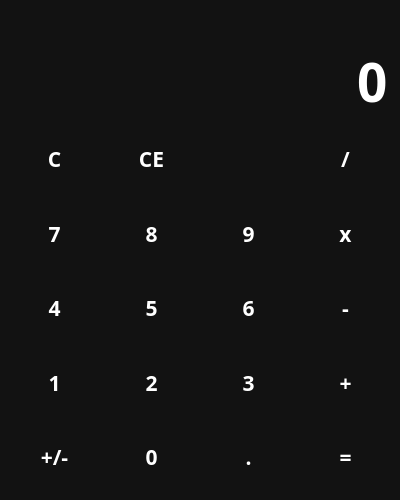
<?xml version="1.0" encoding="UTF-8"?>
<ui version="4.0">
 <class>MainWindow</class>
 <widget class="QMainWindow" name="MainWindow">
  <property name="geometry">
   <rect>
    <x>0</x>
    <y>0</y>
    <width>400</width>
    <height>500</height>
   </rect>
  </property>
  <property name="minimumSize">
   <size>
    <width>400</width>
    <height>500</height>
   </size>
  </property>
  <property name="cursor">
   <cursorShape>PointingHandCursor</cursorShape>
  </property>
  <property name="windowTitle">
   <string>Calculator</string>
  </property>
  <property name="windowIcon">
   <iconset>
    <normaloff>icons/outline_calculate_black_24dp.png</normaloff>icons/outline_calculate_black_24dp.png</iconset>
  </property>
  <property name="windowOpacity">
   <double>1.000000000000000</double>
  </property>
  <property name="styleSheet">
   <string notr="true">QWidget{
    color: white;
    background-color: #121212;
    font-family: Rubik;
    font-size: 16pt;
    font-weight: 600;
}
QPushButton{
    background-color: transparent;
    border: none;
}
QPushButton:hover {
	background-color:  #666;
}
QPushButton:pressed {
	background-color:  #888;
}</string>
  </property>
  <widget class="QWidget" name="centralwidget">
   <property name="minimumSize">
    <size>
     <width>300</width>
     <height>500</height>
    </size>
   </property>
   <property name="styleSheet">
    <string notr="true"/>
   </property>
   <layout class="QVBoxLayout" name="verticalLayout">
    <item>
     <widget class="QLabel" name="lbl_temp">
      <property name="sizePolicy">
       <sizepolicy hsizetype="Preferred" vsizetype="Maximum">
        <horstretch>0</horstretch>
        <verstretch>0</verstretch>
       </sizepolicy>
      </property>
      <property name="styleSheet">
       <string notr="true">color: #888;</string>
      </property>
      <property name="text">
       <string/>
      </property>
      <property name="alignment">
       <set>Qt::AlignRight|Qt::AlignTrailing|Qt::AlignVCenter</set>
      </property>
     </widget>
    </item>
    <item>
     <widget class="QLineEdit" name="le_entry">
      <property name="sizePolicy">
       <sizepolicy hsizetype="Expanding" vsizetype="Maximum">
        <horstretch>0</horstretch>
        <verstretch>0</verstretch>
       </sizepolicy>
      </property>
      <property name="styleSheet">
       <string notr="true">font-size:40pt;
border:none;

</string>
      </property>
      <property name="text">
       <string>0</string>
      </property>
      <property name="maxLength">
       <number>10</number>
      </property>
      <property name="alignment">
       <set>Qt::AlignRight|Qt::AlignTrailing|Qt::AlignVCenter</set>
      </property>
      <property name="readOnly">
       <bool>true</bool>
      </property>
     </widget>
    </item>
    <item>
     <layout class="QGridLayout" name="layout_buttons">
      <item row="5" column="1">
       <widget class="QPushButton" name="btn_0">
        <property name="sizePolicy">
         <sizepolicy hsizetype="Minimum" vsizetype="Expanding">
          <horstretch>0</horstretch>
          <verstretch>0</verstretch>
         </sizepolicy>
        </property>
        <property name="text">
         <string>0</string>
        </property>
        <property name="shortcut">
         <string>0</string>
        </property>
       </widget>
      </item>
      <item row="1" column="3">
       <widget class="QPushButton" name="btn_mul">
        <property name="sizePolicy">
         <sizepolicy hsizetype="Minimum" vsizetype="Expanding">
          <horstretch>0</horstretch>
          <verstretch>0</verstretch>
         </sizepolicy>
        </property>
        <property name="cursor">
         <cursorShape>PointingHandCursor</cursorShape>
        </property>
        <property name="text">
         <string>х</string>
        </property>
        <property name="shortcut">
         <string>*</string>
        </property>
       </widget>
      </item>
      <item row="0" column="2">
       <widget class="QPushButton" name="btn_backspace">
        <property name="sizePolicy">
         <sizepolicy hsizetype="Minimum" vsizetype="Expanding">
          <horstretch>0</horstretch>
          <verstretch>0</verstretch>
         </sizepolicy>
        </property>
        <property name="cursor">
         <cursorShape>PointingHandCursor</cursorShape>
        </property>
        <property name="text">
         <string/>
        </property>
        <property name="icon">
         <iconset>
          <normaloff>icons/backspace.png</normaloff>icons/backspace.png</iconset>
        </property>
        <property name="iconSize">
         <size>
          <width>24</width>
          <height>24</height>
         </size>
        </property>
        <property name="shortcut">
         <string/>
        </property>
       </widget>
      </item>
      <item row="4" column="0">
       <widget class="QPushButton" name="btn_1">
        <property name="sizePolicy">
         <sizepolicy hsizetype="Minimum" vsizetype="Expanding">
          <horstretch>0</horstretch>
          <verstretch>0</verstretch>
         </sizepolicy>
        </property>
        <property name="cursor">
         <cursorShape>PointingHandCursor</cursorShape>
        </property>
        <property name="text">
         <string>1</string>
        </property>
        <property name="shortcut">
         <string>1</string>
        </property>
       </widget>
      </item>
      <item row="0" column="0">
       <widget class="QPushButton" name="btn_clear">
        <property name="sizePolicy">
         <sizepolicy hsizetype="Minimum" vsizetype="Expanding">
          <horstretch>0</horstretch>
          <verstretch>0</verstretch>
         </sizepolicy>
        </property>
        <property name="cursor">
         <cursorShape>PointingHandCursor</cursorShape>
        </property>
        <property name="text">
         <string>C</string>
        </property>
       </widget>
      </item>
      <item row="4" column="2">
       <widget class="QPushButton" name="btn_3">
        <property name="sizePolicy">
         <sizepolicy hsizetype="Minimum" vsizetype="Expanding">
          <horstretch>0</horstretch>
          <verstretch>0</verstretch>
         </sizepolicy>
        </property>
        <property name="cursor">
         <cursorShape>PointingHandCursor</cursorShape>
        </property>
        <property name="text">
         <string>3</string>
        </property>
        <property name="shortcut">
         <string>3</string>
        </property>
       </widget>
      </item>
      <item row="0" column="1">
       <widget class="QPushButton" name="btn_ce">
        <property name="sizePolicy">
         <sizepolicy hsizetype="Minimum" vsizetype="Expanding">
          <horstretch>0</horstretch>
          <verstretch>0</verstretch>
         </sizepolicy>
        </property>
        <property name="cursor">
         <cursorShape>PointingHandCursor</cursorShape>
        </property>
        <property name="text">
         <string>CE</string>
        </property>
       </widget>
      </item>
      <item row="1" column="0">
       <widget class="QPushButton" name="btn_7">
        <property name="sizePolicy">
         <sizepolicy hsizetype="Minimum" vsizetype="Expanding">
          <horstretch>0</horstretch>
          <verstretch>0</verstretch>
         </sizepolicy>
        </property>
        <property name="cursor">
         <cursorShape>PointingHandCursor</cursorShape>
        </property>
        <property name="text">
         <string>7</string>
        </property>
        <property name="shortcut">
         <string>7</string>
        </property>
       </widget>
      </item>
      <item row="0" column="3">
       <widget class="QPushButton" name="btn_div">
        <property name="sizePolicy">
         <sizepolicy hsizetype="Minimum" vsizetype="Expanding">
          <horstretch>0</horstretch>
          <verstretch>0</verstretch>
         </sizepolicy>
        </property>
        <property name="cursor">
         <cursorShape>PointingHandCursor</cursorShape>
        </property>
        <property name="text">
         <string>/</string>
        </property>
        <property name="shortcut">
         <string>/</string>
        </property>
       </widget>
      </item>
      <item row="1" column="1">
       <widget class="QPushButton" name="btn_8">
        <property name="sizePolicy">
         <sizepolicy hsizetype="Minimum" vsizetype="Expanding">
          <horstretch>0</horstretch>
          <verstretch>0</verstretch>
         </sizepolicy>
        </property>
        <property name="cursor">
         <cursorShape>PointingHandCursor</cursorShape>
        </property>
        <property name="text">
         <string>8</string>
        </property>
        <property name="shortcut">
         <string>8</string>
        </property>
       </widget>
      </item>
      <item row="5" column="0">
       <widget class="QPushButton" name="btn_neg">
        <property name="sizePolicy">
         <sizepolicy hsizetype="Minimum" vsizetype="Expanding">
          <horstretch>0</horstretch>
          <verstretch>0</verstretch>
         </sizepolicy>
        </property>
        <property name="cursor">
         <cursorShape>PointingHandCursor</cursorShape>
        </property>
        <property name="text">
         <string>+/-</string>
        </property>
       </widget>
      </item>
      <item row="4" column="3">
       <widget class="QPushButton" name="btn_plus">
        <property name="sizePolicy">
         <sizepolicy hsizetype="Minimum" vsizetype="Expanding">
          <horstretch>0</horstretch>
          <verstretch>0</verstretch>
         </sizepolicy>
        </property>
        <property name="cursor">
         <cursorShape>PointingHandCursor</cursorShape>
        </property>
        <property name="text">
         <string>+</string>
        </property>
        <property name="shortcut">
         <string>+</string>
        </property>
       </widget>
      </item>
      <item row="3" column="3">
       <widget class="QPushButton" name="btn_sub">
        <property name="sizePolicy">
         <sizepolicy hsizetype="Minimum" vsizetype="Expanding">
          <horstretch>0</horstretch>
          <verstretch>0</verstretch>
         </sizepolicy>
        </property>
        <property name="cursor">
         <cursorShape>PointingHandCursor</cursorShape>
        </property>
        <property name="text">
         <string>-</string>
        </property>
        <property name="shortcut">
         <string>-</string>
        </property>
       </widget>
      </item>
      <item row="3" column="2">
       <widget class="QPushButton" name="btn_6">
        <property name="sizePolicy">
         <sizepolicy hsizetype="Minimum" vsizetype="Expanding">
          <horstretch>0</horstretch>
          <verstretch>0</verstretch>
         </sizepolicy>
        </property>
        <property name="cursor">
         <cursorShape>PointingHandCursor</cursorShape>
        </property>
        <property name="text">
         <string>6</string>
        </property>
        <property name="shortcut">
         <string>6</string>
        </property>
       </widget>
      </item>
      <item row="3" column="0">
       <widget class="QPushButton" name="btn_4">
        <property name="sizePolicy">
         <sizepolicy hsizetype="Minimum" vsizetype="Expanding">
          <horstretch>0</horstretch>
          <verstretch>0</verstretch>
         </sizepolicy>
        </property>
        <property name="cursor">
         <cursorShape>PointingHandCursor</cursorShape>
        </property>
        <property name="text">
         <string>4</string>
        </property>
        <property name="shortcut">
         <string>4</string>
        </property>
       </widget>
      </item>
      <item row="1" column="2">
       <widget class="QPushButton" name="btn_9">
        <property name="sizePolicy">
         <sizepolicy hsizetype="Minimum" vsizetype="Expanding">
          <horstretch>0</horstretch>
          <verstretch>0</verstretch>
         </sizepolicy>
        </property>
        <property name="cursor">
         <cursorShape>PointingHandCursor</cursorShape>
        </property>
        <property name="text">
         <string>9</string>
        </property>
        <property name="shortcut">
         <string>9</string>
        </property>
       </widget>
      </item>
      <item row="5" column="2">
       <widget class="QPushButton" name="btn_point">
        <property name="sizePolicy">
         <sizepolicy hsizetype="Minimum" vsizetype="Expanding">
          <horstretch>0</horstretch>
          <verstretch>0</verstretch>
         </sizepolicy>
        </property>
        <property name="cursor">
         <cursorShape>PointingHandCursor</cursorShape>
        </property>
        <property name="text">
         <string>.</string>
        </property>
        <property name="shortcut">
         <string>.</string>
        </property>
       </widget>
      </item>
      <item row="4" column="1">
       <widget class="QPushButton" name="btn_2">
        <property name="sizePolicy">
         <sizepolicy hsizetype="Minimum" vsizetype="Expanding">
          <horstretch>0</horstretch>
          <verstretch>0</verstretch>
         </sizepolicy>
        </property>
        <property name="cursor">
         <cursorShape>PointingHandCursor</cursorShape>
        </property>
        <property name="text">
         <string>2</string>
        </property>
        <property name="shortcut">
         <string>2</string>
        </property>
       </widget>
      </item>
      <item row="5" column="3">
       <widget class="QPushButton" name="but_calc">
        <property name="sizePolicy">
         <sizepolicy hsizetype="Minimum" vsizetype="Expanding">
          <horstretch>0</horstretch>
          <verstretch>0</verstretch>
         </sizepolicy>
        </property>
        <property name="cursor">
         <cursorShape>PointingHandCursor</cursorShape>
        </property>
        <property name="text">
         <string>=</string>
        </property>
        <property name="shortcut">
         <string>=</string>
        </property>
       </widget>
      </item>
      <item row="3" column="1">
       <widget class="QPushButton" name="btn_5">
        <property name="sizePolicy">
         <sizepolicy hsizetype="Minimum" vsizetype="Expanding">
          <horstretch>0</horstretch>
          <verstretch>0</verstretch>
         </sizepolicy>
        </property>
        <property name="cursor">
         <cursorShape>PointingHandCursor</cursorShape>
        </property>
        <property name="text">
         <string>5</string>
        </property>
        <property name="shortcut">
         <string>5</string>
        </property>
       </widget>
      </item>
     </layout>
    </item>
   </layout>
  </widget>
 </widget>
 <resources>
  <include location="files.qrc"/>
 </resources>
 <connections/>
</ui>
